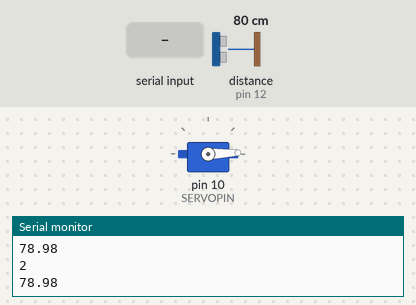
Simulated run of this sketch. Board: Arduino Uno, built with avr-gcc and run on an emulated ATmega328P. Shown: servo, the last lines printed to the serial monitor. Wiring (inferred from the names in the program): ultrasonic range finder: trigger pin 13; echo pin 12. Inputs (shaded band) come from the test bench; at power-on: distance to the obstacle (sensor on pin 12) 80 cm. The echo pulse lasts 58.3 µs per cm.

Above: at 3.2 s.
3.3 s: "1" received over Serial
At 12.8 s:
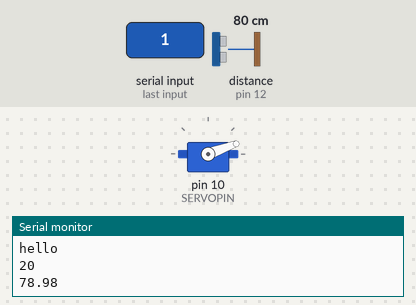
Timing chart, 0 to 14.4 s (numbered marks = the images above; inputs shaded):
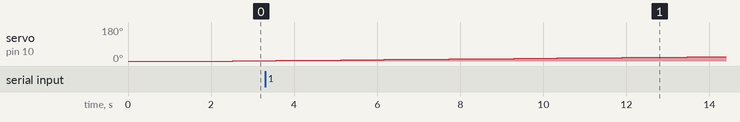

The sketch:

MappingBotUno.ino
```cpp
#include <Servo.h>

Servo servo;  // create servo object to control a servo

// Define Pins
const int ECHOPIN = 12;
const int TRIGPIN = 13;
const int SERVOPIN = 10;  // Ultra Sonic Servo

/*
const int ECHOPIN = 8;
const int TRIGPIN = 9;
const int LIGHTPIN = 10;
const int SERVOPIN = 11;
*/

int pos = 0;

int i = 0;
void setup() {
  // put your setup code here, to run once:
  Serial.begin(115200);     // set up Serial monitor with 9600 baud rate
  Serial.println("Setting up");

  // Sets Pins for Senors
  pinMode(ECHOPIN, INPUT);
  Serial.print("Echo Pin set to: ");
  Serial.println(ECHOPIN);

  pinMode(TRIGPIN, OUTPUT);
  Serial.print("TRIG Pin set to: ");
  Serial.println(TRIGPIN);

  servo.attach(SERVOPIN);  // attaches the servo on pin 9 to the servo object
  Serial.print("SERVO Pin set to: ");
  Serial.println(SERVOPIN);
  servo.write(pos);
  delay(2000);
}

void loop() {
  // put your main code here, to run repeatedly:
  if (Serial.available())
    Serial.write( "hello\n");
    Serial.println(i++);

  digitalWrite(TRIGPIN, HIGH);
  delayMicroseconds(10);
  digitalWrite(TRIGPIN, LOW);

  float duration_us = pulseIn(ECHOPIN, HIGH);
  float distance_cm = 0.017 * duration_us;

  Serial.println(distance_cm);
  if(distance_cm > 400){
    Serial.println("Out of maximum range of 400 cm");
  }

  if(pos < 360){
    servo.write(pos++);              // tell servo to go to position in variable 'pos'
    delay(15);                       // waits 15 ms for the servo to reach the position
  }


  delay(500);

}
```
